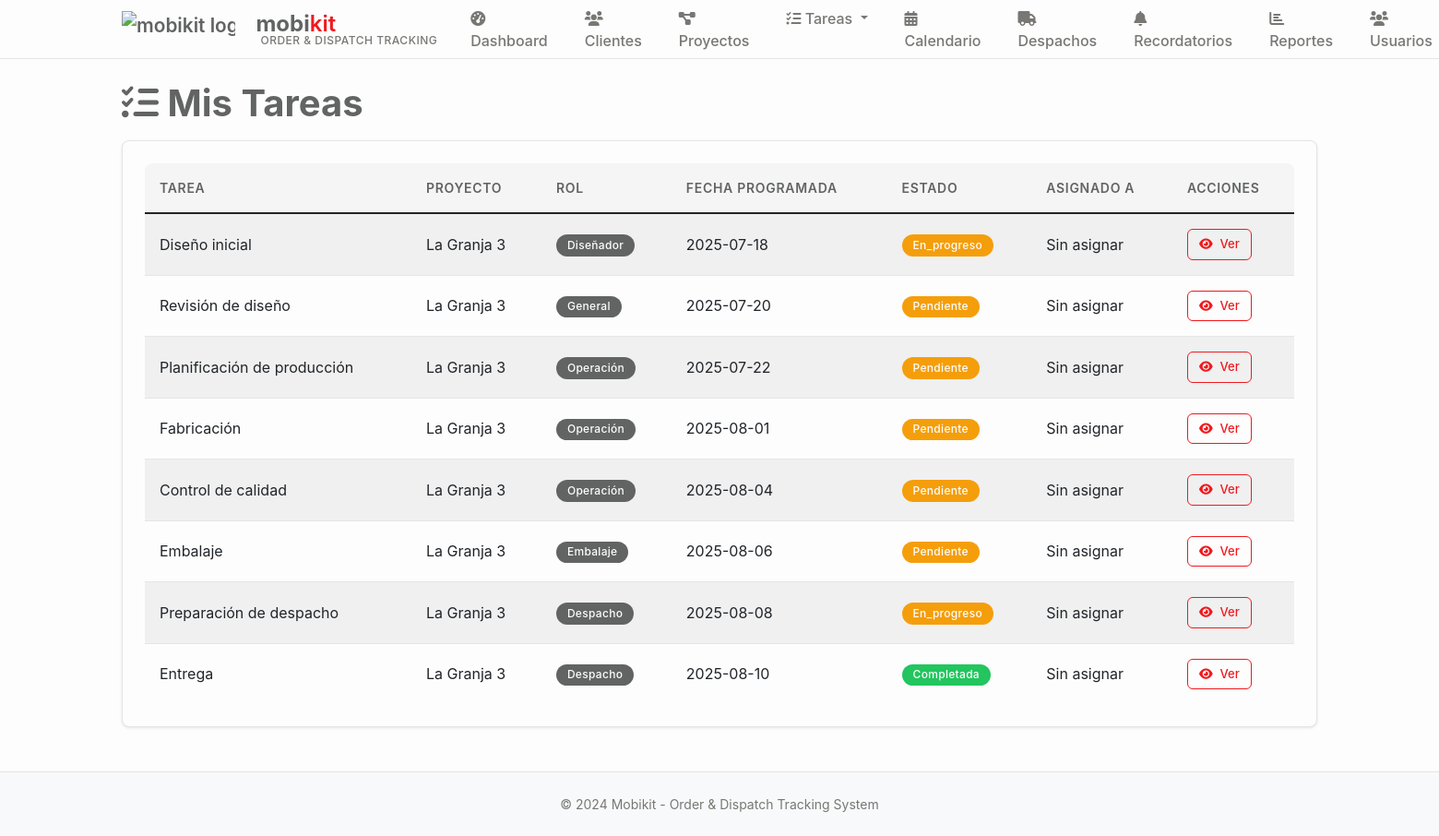
The app's page /tareas (signed in) with its own data.
### tables this page shows
CREATE TABLE tareas (
    id INTEGER PRIMARY KEY AUTOINCREMENT,
    proyecto_id INTEGER NOT NULL,
    codigo TEXT, -- Código de tarea opcional
    titulo TEXT NOT NULL,
    descripcion TEXT,
    tipo TEXT DEFAULT 'general' CHECK (tipo IN ('diseño', 'fabricación', 'control_calidad', 'embalaje', 'despacho', 'general')),
    rol_asignado TEXT NOT NULL,
    usuario_asignado_id INTEGER,
    area_id INTEGER,
    estado TEXT DEFAULT 'pendiente' CHECK (estado IN ('pendiente', 'en_progreso', 'pausada', 'completada', 'cancelada')),
    prioridad TEXT DEFAULT 'media' CHECK (prioridad IN ('baja', 'media', 'alta', 'urgente')),
    fecha_programada DATE,
    fecha_inicio TIMESTAMP,
    fecha_completada TIMESTAMP,
    tiempo_estimado INTEGER, -- En horas
    tiempo_real INTEGER, -- En horas
    dependencias TEXT, -- JSON con IDs de tareas dependientes
    observaciones TEXT,
    created_at TIMESTAMP DEFAULT CURRENT_TIMESTAMP,
    updated_at TIMESTAMP DEFAULT CURRENT_TIMESTAMP, etapa_fabricacion TEXT 
                CHECK (etapa_fabricacion IN ('seccionado', 'enchapado', 'mecanizado', 'fabricacion_completo')),
    FOREIGN KEY (proyecto_id) REFERENCES proyectos (id),
    FOREIGN KEY (usuario_asignado_id) REFERENCES usuarios (id),
    FOREIGN KEY (area_id) REFERENCES areas (id)
);

CREATE TABLE proyectos (
    id INTEGER PRIMARY KEY AUTOINCREMENT,
    codigo TEXT UNIQUE NOT NULL, -- Código único del proyecto
    nombre TEXT NOT NULL,
    cliente_id INTEGER NOT NULL,
    descripcion TEXT,
    estado TEXT DEFAULT 'diseño' CHECK (estado IN ('diseño', 'aprobado', 'producción', 'embalaje', 'despacho', 'entregado', 'cancelado')),
    prioridad TEXT DEFAULT 'media' CHECK (prioridad IN ('baja', 'media', 'alta', 'urgente')),
    fecha_inicio DATE,
    fecha_entrega DATE,
    fecha_entrega_real DATE,
    diseñador_id INTEGER,
    supervisor_id INTEGER,
    presupuesto DECIMAL(12,2),
    costo_real DECIMAL(12,2),
    observaciones TEXT,
    created_at TIMESTAMP DEFAULT CURRENT_TIMESTAMP,
    updated_at TIMESTAMP DEFAULT CURRENT_TIMESTAMP,
    FOREIGN KEY (cliente_id) REFERENCES clientes (id),
    FOREIGN KEY (diseñador_id) REFERENCES usuarios (id),
    FOREIGN KEY (supervisor_id) REFERENCES usuarios (id)
);

### main.py (the view, shortened to what this page needs)
@app.route('/tareas')
@login_required
def tareas():
    conn = sqlite3.connect('mobikit.db')
    cursor = conn.cursor()
    if session['user_role'] == 'admin':
        cursor.execute('''
            SELECT t.id, t.titulo, p.nombre as proyecto, t.rol_asignado,
                   t.fecha_programada, t.estado, u.nombre as asignado
            FROM tareas t
            JOIN proyectos p ON t.proyecto_id = p.id
            LEFT JOIN usuarios u ON t.usuario_asignado_id = u.id
            ORDER BY t.fecha_programada ASC
        ''')
    tareas_list = cursor.fetchall()
    conn.close()
    return render_template('tareas.html', tareas=tareas_list)

### main.py (called while the page is built)
def login_required(f):
    @wraps(f)
    def decorated_function(*args, **kwargs):
        if 'user_id' not in session:
            return redirect(url_for('login'))
        return f(*args, **kwargs)
    return decorated_function

### templates/tareas.html (shortened to what this page needs)
{% extends "base.html" %}
{% block content %}
<h1><i class="fas fa-tasks"></i> Mis Tareas</h1>
<div class="card">
    <div class="card-body">
        {% if tareas %}
        <div class="table-responsive">
            <table class="table table-striped">
                <thead>
                    <tr>
                        <th>Tarea</th>
                        <th>Proyecto</th>
                        <th>Rol</th>
                        <th>Fecha Programada</th>
                        <th>Estado</th>
                        <th>Asignado a</th>
                        <th>Acciones</th>
                    </tr>
                </thead>
                <tbody>
                    {% for tarea in tareas %}
                    <tr>
                        <td>{{ tarea[1] }}</td>
                        <td>{{ tarea[2] }}</td>
                        <td>
                            <span class="badge bg-secondary">{{ tarea[3]|title }}</span>
                        </td>
                        <td>{{ tarea[4] if tarea[4] else 'Sin fecha' }}</td>
                        <td>
                            <span class="badge bg-{{ 'success' if tarea[5] == 'completada' else 'warning' }}">
                                {{ tarea[5]|title }}
                            </span>
                        </td>
                        <td>{{ tarea[6] if tarea[6] else 'Sin asignar' }}</td>
                        <td>
                            <a href="{{ url_for('tarea_detalle', tarea_id=tarea[0]) }}" class="btn btn-sm btn-outline-primary">
                                <i class="fas fa-eye"></i> Ver
                            </a>
                        </td>
                    </tr>
                    {% endfor %}
                </tbody>
            </table>
        </div>
        {% else %}
        <div class="text-center py-4">
            <i class="fas fa-tasks fa-3x text-muted mb-3"></i>
            <h5>No tienes tareas asignadas</h5>
            <p class="text-muted">Las tareas aparecerán aquí cuando sean asignadas a tu rol.</p>
        </div>
        {% endif %}
    </div>
</div>
{% endblock %}

### templates/base.html (shortened to what this page needs)
<!DOCTYPE html>
<html lang="es">
<head>
    <link href="https://cdn.jsdelivr.net/npm/bootstrap@5.1.3/dist/css/bootstrap.min.css" rel="stylesheet">
    <link href="https://cdnjs.cloudflare.com/ajax/libs/font-awesome/6.0.0/css/all.min.css" rel="stylesheet">
    <link href="{{ url_for('static', filename='css/style.css') }}" rel="stylesheet">
</head>
<body>
    <nav class="navbar navbar-expand-lg navbar-dark bg-primary">
        <div class="container">
            <a class="navbar-brand mobikit-logo" href="{{ url_for('dashboard') }}">
                <img src="{{ url_for('static', filename='img/mobikit-logo.png') }}" alt="Mobikit Logo" style="height: 40px; margin-right: 10px;">
                <div class="brand-container">
                    <span class="brand-text">mobi<span class="brand-accent">kit</span></span>
                    <small class="brand-subtitle">Order & Dispatch Tracking</small>
                </div>
            </a>
            {% if session.user_id %}
            <div class="collapse navbar-collapse" id="navbarNav">
                <ul class="navbar-nav me-auto">
                    <li class="nav-item">
                        <a class="nav-link" href="{{ url_for('dashboard') }}">
                            <i class="fas fa-tachometer-alt"></i> Dashboard
                        </a>
                    </li>
                    <li class="nav-item">
                        <a class="nav-link" href="{{ url_for('clientes') }}">
                            <i class="fas fa-users"></i> Clientes
                        </a>
                    </li>
                    <li class="nav-item">
                        <a class="nav-link" href="{{ url_for('proyectos') }}">
                            <i class="fas fa-project-diagram"></i> Proyectos
                        </a>
                    </li>
                    <li class="nav-item dropdown">
                        <a class="nav-link dropdown-toggle" href="#" id="tareasDropdown" role="button" data-bs-toggle="dropdown">
                            <i class="fas fa-tasks"></i> Tareas
                        </a>
                    </li>
                    <li class="nav-item">
                        <a class="nav-link" href="{{ url_for('calendario') }}">
                            <i class="fas fa-calendar-alt"></i> Calendario
                        </a>
                    </li>
                    {% if session.user_role in ['admin', 'general'] %}
                    <li class="nav-item">
                            <a class="nav-link" href="{{ url_for('despachos') }}">
                                <i class="fas fa-truck"></i> Despachos
                            </a>
                        </li>
                        <li class="nav-item">
                            <a class="nav-link" href="{{ url_for('recordatorios_activos') }}">
                                <i class="fas fa-bell"></i> Recordatorios
                            </a>
                        </li>
                        <li class="nav-item">
                            <a class="nav-link" href="{{ url_for('reportes') }}">
                                <i class="fas fa-chart-bar"></i> Reportes
                            </a>
                        </li>
                    {% endif %}
                    {% if session.user_role == 'admin' %}
                    <li class="nav-item">
                        <a class="nav-link" href="{{ url_for('usuarios') }}">
                            <i class="fas fa-users"></i> Usuarios
                        </a>
                    </li>
                    {% endif %}
                </ul>
            </div>
            {% endif %}
        </div>
    </nav>
    <main class="container mt-4">
        {% block content %}{% endblock %}
    </main>
    <footer class="bg-light mt-5 py-4">
        <div class="container text-center">
            <p class="mb-0">&copy; 2024 Mobikit - Order & Dispatch Tracking System</p>
        </div>
    </footer>
</body>
</html>

### static/css/style.css (style rules this page uses)
:root { --mobikit-red: #EF1A1F; --mobikit-red-light: #F58B8F; --mobikit-red-dark: #C7161A; --mobikit-gray: #626363; --mobikit-gray-logo: #626363; --mobikit-light-gray: #8C8C8C; --mobikit-dark-gray: #4A4A4A; --mobikit-white: #FDFDFD; --mobikit-light-bg: #FAFAFA; --mobikit-border: #E5E5E5; --mobikit-hover: #F5F5F5; --mobikit-text-light: #787774; --mobikit-sidebar: #F7F6F3; --mobikit-cocinas: #EF1A1F; --mobikit-closet: #626363; --mobikit-success: #22C55E; --mobikit-warning: #F59E0B; --mobikit-info: #626363; --mobikit-danger: #EF1A1F; }
* { box-sizing: border-box; }
body { font-family: -apple-system, BlinkMacSystemFont, 'Segoe UI', Roboto, 'Helvetica Neue', Arial, sans-serif; background-color: var(--mobikit-white); color: var(--mobikit-gray); line-height: 1.5; margin: 0; padding: 0; }
.navbar { background-color: var(--mobikit-white) !important; border-bottom: 1px solid var(--mobikit-border); padding: 0.75rem 1.5rem; box-shadow: none; height: 64px; position: sticky; top: 0; z-index: 1000; }
.navbar-brand { font-weight: 600; color: var(--mobikit-gray) !important; font-size: 1.3rem; display: flex; align-items: center; gap: 0.75rem; text-transform: lowercase; }
.navbar-brand img { max-height: 40px; width: auto; object-fit: contain; }
.brand-container { display: flex; flex-direction: column; line-height: 1.1; }
.navbar-brand .brand-text { color: var(--mobikit-gray) !important; font-weight: 600; }
.navbar-brand .brand-accent { color: var(--mobikit-red) !important; font-weight: 600; }
.brand-subtitle { color: var(--mobikit-text-light) !important; font-size: 0.7rem; font-weight: 500; text-transform: uppercase; letter-spacing: 0.5px; margin-top: -2px; }
.nav-link { color: var(--mobikit-text-light) !important; font-weight: 500; padding: 0.5rem 1rem !important; border-radius: 6px; transition: all 0.2s ease; margin: 0 0.25rem; }
h1 { font-size: 2.5rem; font-weight: 700; color: var(--mobikit-gray); margin-bottom: 1rem; line-height: 1.2; }
.card { background-color: var(--mobikit-white); border: 1px solid var(--mobikit-border); border-radius: 8px; box-shadow: 0 1px 3px rgba(0, 0, 0, 0.1); margin-bottom: 1.5rem; overflow: hidden; transition: all 0.2s ease; }
.card-body { padding: 1.5rem; }
.btn { font-weight: 500; border-radius: 6px; padding: 0.5rem 1rem; font-size: 0.875rem; border: none; cursor: pointer; transition: all 0.2s ease; display: inline-flex; align-items: center; gap: 0.5rem; }
.btn-outline-primary { background-color: transparent; color: var(--mobikit-red); border: 1px solid var(--mobikit-red); }
.btn-sm { padding: 0.375rem 0.75rem; font-size: 0.8125rem; }
.table { background-color: var(--mobikit-white); border-radius: 8px; overflow: hidden; margin-bottom: 0; }
.table th { background-color: var(--mobikit-hover); border: none; font-weight: 600; color: var(--mobikit-gray); padding: 1rem; font-size: 0.875rem; text-transform: uppercase; letter-spacing: 0.05em; }
.table td { border: none; border-top: 1px solid var(--mobikit-border); padding: 1rem; vertical-align: middle; }
.badge { font-weight: 500; padding: 0.35rem 0.75rem; border-radius: 20px; font-size: 0.75rem; letter-spacing: 0.025em; color: var(--mobikit-white) !important; }
.badge.bg-secondary { background-color: var(--mobikit-info) !important; }
.badge.bg-success { background-color: var(--mobikit-success) !important; }
.badge.bg-warning { background-color: var(--mobikit-warning) !important; }
a { color: var(--mobikit-red); text-decoration: none; }
footer { background-color: var(--mobikit-hover); color: var(--mobikit-text-light); text-align: center; padding: 2rem 0; margin-top: 3rem; border-top: 1px solid var(--mobikit-border); font-size: 0.875rem; }

### templates/base.html (style rules this page uses)
.mobikit-logo .brand-text { font-size: 24px; font-weight: bold; }
.mobikit-logo .brand-text .brand-accent { color: #FF0000; }
.mobikit-logo .brand-subtitle { color: #808080; margin-left: 5px; font-size: 12px; }
.navbar-brand img { height: 40px; object-fit: contain; margin-right: 10px; }
.navbar-brand { display: flex; align-items: center; }

### records on screen
tareas: titulo "Diseño inicial", nombre "La Granja 3", rol_asignado "Diseñador", fecha_programada "2025-07-18", estado "En_progreso", tarea "Sin asignar"
tareas: titulo "Revisión de diseño", nombre "La Granja 3", rol_asignado "General", fecha_programada "2025-07-20", estado "Pendiente", tarea "Sin asignar"
tareas: titulo "Planificación de producción", nombre "La Granja 3", rol_asignado "Operación", fecha_programada "2025-07-22", estado "Pendiente", tarea "Sin asignar"
tareas: titulo "Fabricación", nombre "La Granja 3", rol_asignado "Operación", fecha_programada "2025-08-01", estado "Pendiente", tarea "Sin asignar"
tareas: titulo "Control de calidad", nombre "La Granja 3", rol_asignado "Operación", fecha_programada "2025-08-04", estado "Pendiente", tarea "Sin asignar"
tareas: titulo "Embalaje", nombre "La Granja 3", rol_asignado "Embalaje", fecha_programada "2025-08-06", estado "Pendiente", tarea "Sin asignar"
tareas: titulo "Preparación de despacho", nombre "La Granja 3", rol_asignado "Despacho", fecha_programada "2025-08-08", estado "En_progreso", tarea "Sin asignar"
tareas: titulo "Entrega", nombre "La Granja 3", rol_asignado "Despacho", fecha_programada "2025-08-10", estado "Completada", tarea "Sin asignar"
